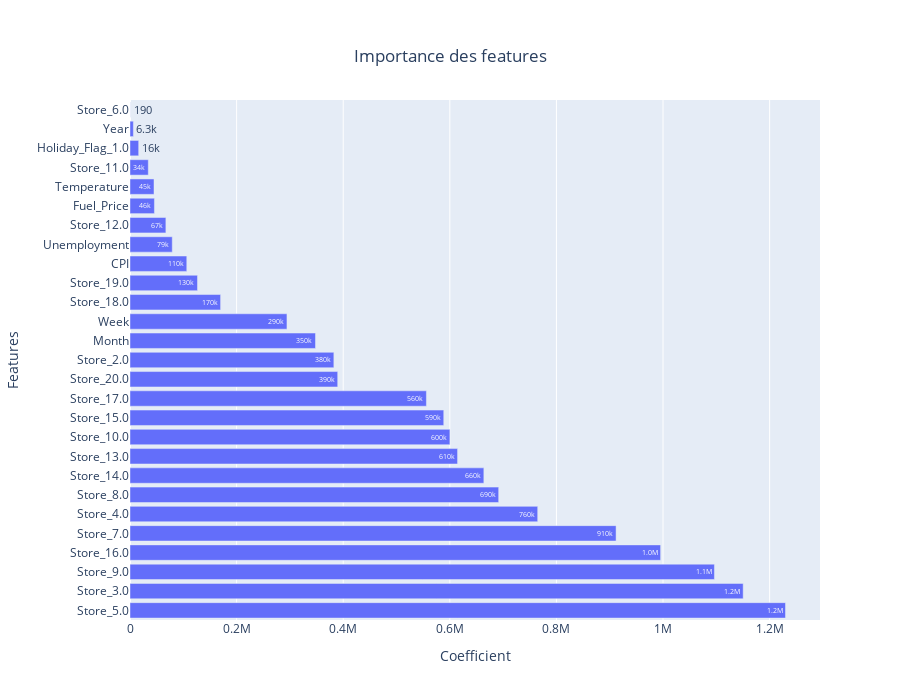

Write notebook code for a chart like this one.
### Markdown cell above
On remarque que les features les plus importantes pour le modèle sont les indentifiants des magasins au détriments des indicateurs économiques (CPI, Unemployement). Cela s'explique par le fait que les magasins font des chiffres de ventes différent. Mais c'est aussi peut-être la source de l'overfitting du modèle.

On va essayer de régularizer ce modèle pour voir si cela l'améliore.

### Code cell
ridge = Ridge()

params_ridge = {
    'alpha': [0.1, 0.5, 1.0, 2.0, 5.0, 10.0, 100.0]
}
gs_ridge = GridSearchCV(ridge , param_grid = params_ridge, cv = 5)
gs_ridge.fit(X_train, Y_train)

print("Best hyperparameters : ", gs_ridge.best_params_)
print("Best R2 score : ", gs_ridge.best_score_)
print()
print("R2 score on training set : ", gs_ridge.score(X_train, Y_train))
print("R2 score on test set : ", gs_ridge.score(X_test, Y_test))

display_features_importance(gs_ridge, True)

### Figure 1 — Plotly figure (JSON) as saved in the notebook; plotly's stock layout.template omitted (floating-point values rounded to 4 significant figures)
{"data": [{"alignmentgroup": "True", "hovertemplate": "variable=coefficients<br>value=%{x}<br>index=%{y}<extra></extra>", "legendgroup": "coefficients", "marker": {"color": "#636efa", "pattern": {"shape": ""}}, "name": "coefficients", "offsetgroup": "coefficients", "orientation": "h", "showlegend": true, "textposition": "auto", "texttemplate": "%{x:.2s}", "type": "bar", "x": [1230000.0, 1150000.0, 1096000.0, 995500.0, 911900.0, 764900.0, 691700.0, 663800.0, 614600.0, 600100.0, 588600.0, 556100.0, 389700.0, 382500.0, 348000.0, 294500.0, 170000.0, 126600.0, 106500.0, 79280.0, 67310.0, 45830.0, 45080.0, 34330.0, 16290.0, 6338.0, 189.7], "xaxis": "x", "y": ["Store_5.0", "Store_3.0", "Store_9.0", "Store_16.0", "Store_7.0", "Store_4.0", "Store_8.0", "Store_14.0", "Store_13.0", "Store_10.0", "Store_15.0", "Store_17.0", "Store_20.0", "Store_2.0", "Month", "Week", "Store_18.0", "Store_19.0", "CPI", "Unemployment", "Store_12.0", "Fuel_Price", "Temperature", "Store_11.0", "Holiday_Flag_1.0", "Year", "Store_6.0"], "yaxis": "y"}], "layout": {"barmode": "relative", "height": 700, "legend": {"title": {"text": "variable"}, "tracegroupgap": 0}, "showlegend": false, "title": {"text": "Importance des features", "x": 0.5, "xanchor": "center", "yanchor": "top"}, "xaxis": {"anchor": "y", "domain": [0, 1], "title": {"text": "Coefficient"}}, "yaxis": {"anchor": "x", "domain": [0, 1], "title": {"text": "Features"}}}}
